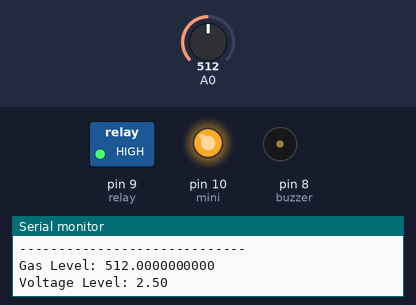
The sketch below on a simulated Arduino Uno, built with avr-gcc and run on an emulated ATmega328P. Parts: switched loads named in the sketch (green lamp = pin HIGH), output pins drawn as LEDs (lit = HIGH), buzzer (waves = sounding, pin HIGH), the last lines printed to the serial monitor. The test bench sets the inputs (shaded band); at power-on: A0 = 512.

Above: at 2.0 s.
2.1 s: A0 set to 290
At 4.3 s:
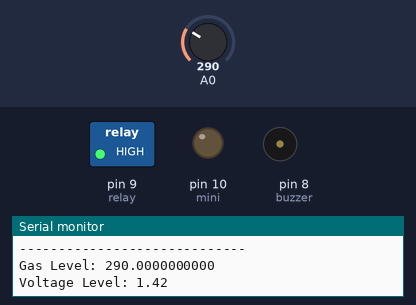
4.8 s: A0 set to 314
At 7.2 s:
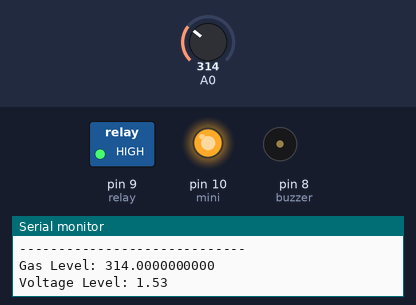
9.1 s: A0 set to 190
At 11.4 s:
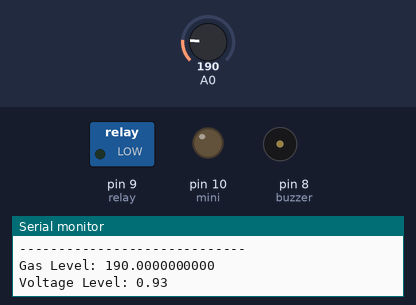
12.3 s: A0 set to 215
At 15.3 s:
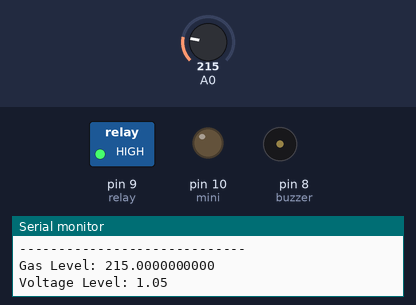
Timing chart, 0 to 16.3 s (numbered marks = the images above; inputs shaded):
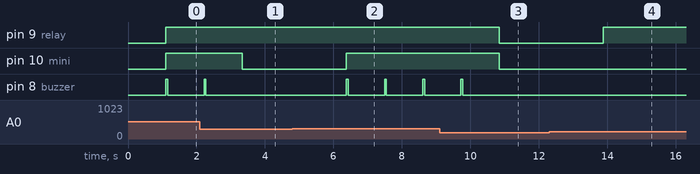

The sketch:

_1_arduino-based_air_control_system.ino
```cpp
/*
Instrululu Project
*/

float gasLevel = 0;
int relay = 9;
int buzzer = 8;
int mini= 10;  // mini fan

void setup()
{
  Serial.begin(9600);
  Serial.println("Instrumentation Project");
  Serial.println("-------ECE135P-------");
  Serial.println("Arduino-based Air Quality Control System");

  pinMode(A0,INPUT);
  pinMode(relay,OUTPUT);
  pinMode(buzzer,OUTPUT);
  pinMode(mini,OUTPUT);

}
void loop()
{
// Para sa Serial Monitor ppm value ng gas
  gasLevel = analogRead(A0);
  float voltage = gasLevel * (5.0 / 1023.0);
  Serial.println("-----------------------------");

  Serial.print("Gas Level: ");
  Serial.println(gasLevel,DEC);
  Serial.print("Voltage Level: ");
  Serial.println(voltage);
  delay(1000);

  if(gasLevel<200)    // Assumed vaue, near theoretical
  {
    digitalWrite(relay, LOW);  // big fan
    digitalWrite(mini, LOW);  // mini fan
  }
  else if (gasLevel >200 && gasLevel<300)
  {
    digitalWrite(relay,HIGH);
    digitalWrite(mini,LOW);
  }
  else if (gasLevel >300)
  {
    digitalWrite(relay,HIGH);
    digitalWrite(mini,HIGH);
    digitalWrite(buzzer, HIGH);
    delay(50);
    digitalWrite(buzzer, LOW);
    delay(50);
  }
 }
```

Measured:
- the behaviour switches between 300 and 301 on A0 (found by bisection; images 1 and 2)
- the behaviour switches between 200 and 201 on A0 (found by bisection; images 3 and 4)
- after the input at 2.1 s, pin 10 (mini): HIGH → LOW after 1.2 s; pin 8 (buzzer): goes on until 2.3 s, then stays LOW
- after the input at 4.8 s, pin 10 (mini): LOW → HIGH after 1.6 s; pin 8 (buzzer): alternates HIGH for 0.05 s and LOW for 1.1 s, starting after 1.6 s
- after the input at 9.1 s, pin 9 (relay), pin 10 (mini): HIGH → LOW after 1.7 s; pin 8 (buzzer): goes on until 9.8 s, then stays LOW
- after the input at 12.3 s, pin 9 (relay): LOW → HIGH after 1.6 s
